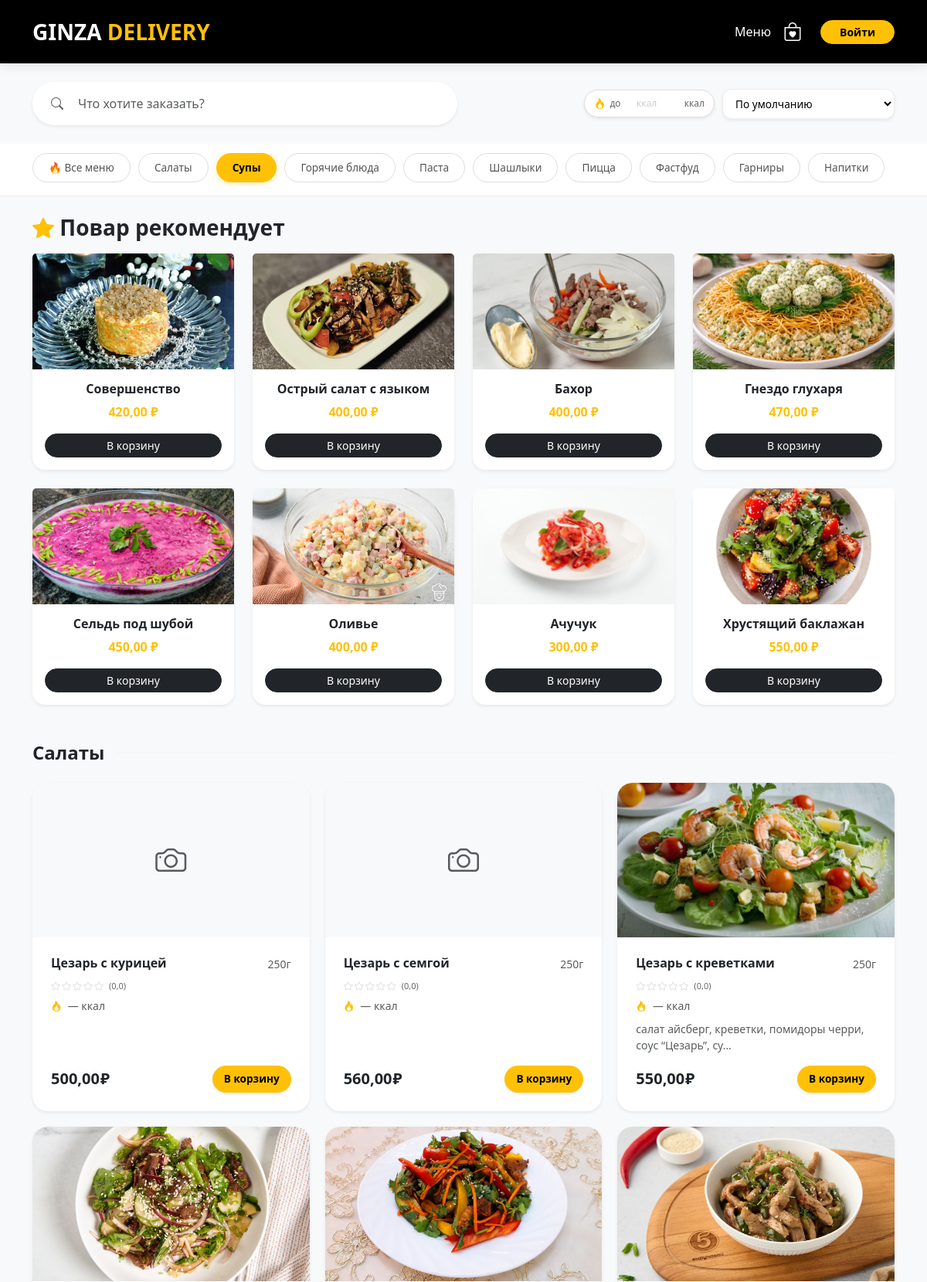
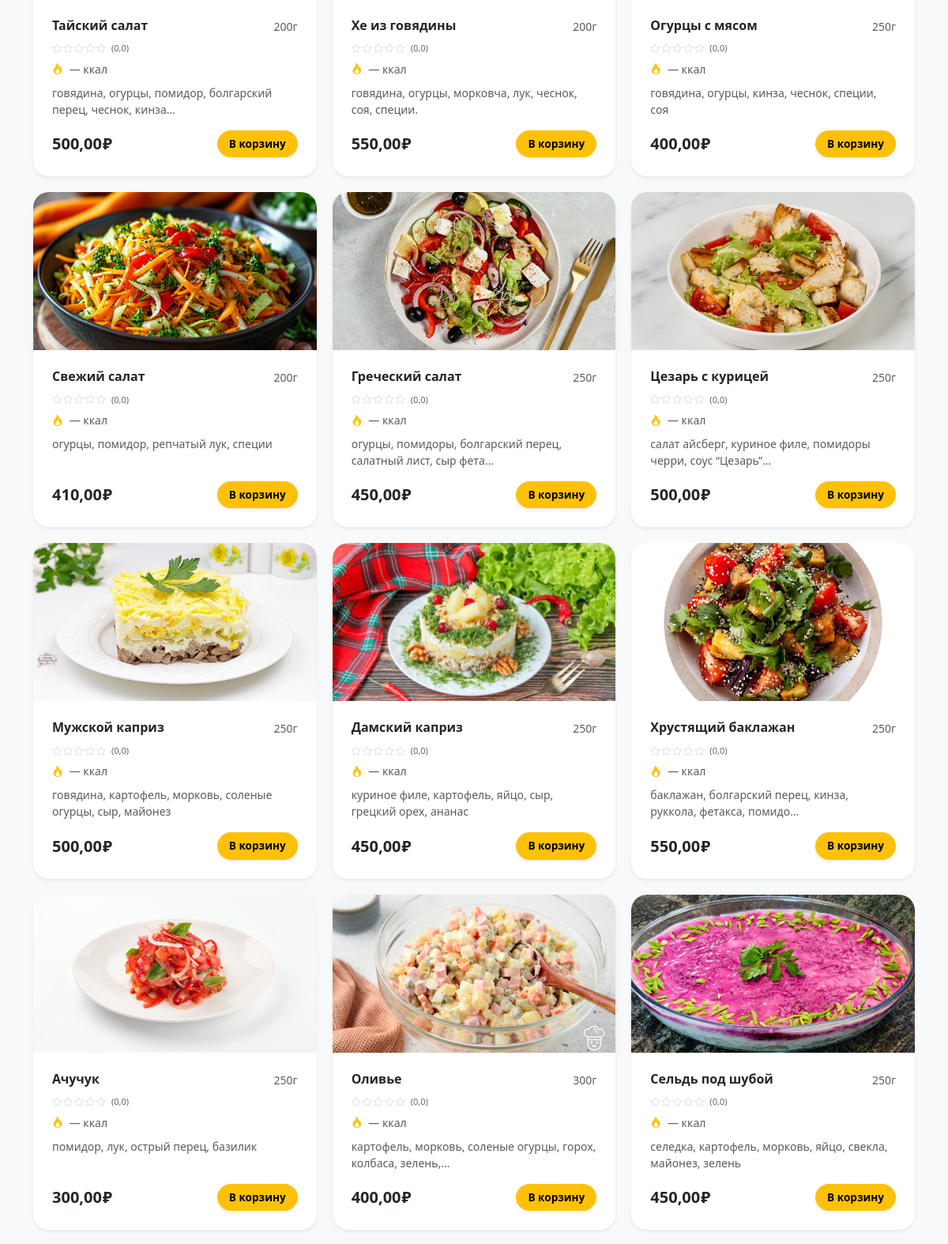
The app's page /menu/ (upper part) with its own data (2 pictures, top to bottom).
### main/models.py (models this page shows, shortened)
class Category(models.Model):
    name = models.CharField('Название категории', max_length=100)
    class Meta:
        verbose_name = 'Категория'
        verbose_name_plural = 'Категории'

class Product(models.Model):
    category = models.ForeignKey(Category, related_name='products', on_delete=models.CASCADE, verbose_name='Категория')
    name = models.CharField('Название блюда', max_length=255)
    description = models.TextField('Описание (состав)', blank=True)
    price = models.DecimalField('Цена', max_digits=10, decimal_places=2)
    weight = models.IntegerField('Вес (гр/мл)', null=True, blank=True)
    calories = models.IntegerField('Калорийность (ккал)', null=True, blank=True, default=0, validators=[MinValueValidator(0), MaxValueValidator(2000)])
    image = models.ImageField('Фото блюда', upload_to='products/', blank=True, null=True)
    is_active = models.BooleanField('В наличии', default=True)
    tags = models.ManyToManyField(Tag, blank=True, verbose_name="Теги")
    class Meta:
        verbose_name = 'Блюдо'
        verbose_name_plural = 'Блюда'
    def get_rating(self):
        reviews = self.reviews.all()
        if not reviews: return 0
        return sum(r.rating for r in reviews) / reviews.count()

### main/views.py (the view)
# urls.py: path('menu/', views.menu_view, name='menu'),
def menu_view(request):
    cart = Cart(request)
    if request.user.is_staff:
        products_filter = Product.objects.all()
    else:
        products_filter = Product.objects.filter(is_active=True)
    categories = Category.objects.prefetch_related(
        Prefetch('products', queryset=products_filter.prefetch_related('reviews'))
    ).all()
    user_favorites = []
    if request.user.is_authenticated:
        user_favorites = Favorite.objects.filter(user=request.user).values_list('product_id', flat=True)
        recommended_for_menu = get_ai_recommendations(request.user, limit=8)
    else:
        user_favorites = []
        recommended_for_menu = get_ai_recommendations(None, limit=8)   # вызываем с None
    context = {
        'categories': categories,
        'cart': cart,
        'user_favorites': user_favorites,
        'recommended_for_menu': recommended_for_menu,
        'all_products': Product.objects.all(),
    }
    return render(request, 'main/menu.html', context)

### main/cart.py (called while the page is built)
    def __len__(self):
        return sum(item['quantity'] for item in self.cart.values())

    def get_total_price(self):
        return sum(Decimal(item['price']) * item['quantity'] for item in self.cart.values())

### main/templatetags/cart_tags.py (called while the page is built)
@register.simple_tag
def get_cart_item_quantity(cart, product_id):
    if not cart:
        return 0
    p_id = str(product_id)
    if hasattr(cart, 'cart'):
        return cart.cart.get(p_id, {}).get('quantity', 0)
    return cart.get(p_id, {}).get('quantity', 0)

### main/views.py (called while the page is built, shortened)
def get_ai_recommendations(user, limit=4):
    if user is None or not user.is_authenticated:
        return Product.objects.filter(is_active=True).order_by('-id')[:limit]

### main/templates/main/menu.html (shortened to what this page needs)
{% extends 'base.html' %}
{% load cart_tags %}
{% block content %}
<div class="container mt-3 mt-md-4">
    <div class="row align-items-center g-2 g-md-3">
        <div class="col-12 col-md-6">
            <div class="search-container">
                <div class="input-group shadow-sm rounded-pill overflow-hidden">
                    <span class="input-group-text bg-white border-0 ps-3 ps-md-4">
                        <i class="bi bi-search text-muted"></i>
                    </span>
                    <input type="text" id="menuSearch" class="form-control border-0 py-2 py-md-3 ps-2" placeholder="Что хотите заказать?">
                </div>
            </div>
        </div>
        <div class="col-12 col-md-6">
            <div class="filter-row justify-content-between justify-content-md-end">
                <div class="calories-filter shadow-sm">
                    <i class="bi bi-fire"></i>
                    <span>до</span>
                    <input type="number" id="caloriesFilter" placeholder="ккал" value="" oninput="filterByCalories()" min="0" max="2000" maxlength="4" step="1">
                    <span>ккал</span>
                </div>
                <select class="sort-select shadow-sm" id="sortSelect">
                    <option value="default">По умолчанию</option>
                </select>
            </div>
        </div>
    </div>
</div>
<div class="category-nav mt-2 mt-md-4">
    <div class="container">
        <div class="filter-container" id="categoryLinks">
            <a href="#" class="filter-btn active" data-cat="all">🔥 Все меню</a>
            {% for category in categories %}
                <a href="#cat-{{ category.id }}" class="filter-btn" data-cat="{{ category.id }}">
                    {{ category.name }}
                </a>
            {% endfor %}
        </div>
    </div>
</div>
<div class="container mb-5 mt-3 mt-md-4">
    {% if recommended_for_menu %}
    <div class="ai-recommendations mb-5">
        <h3 class="fw-bold mb-3"><i class="bi bi-star-fill text-warning"></i> Повар рекомендует</h3>
        <div class="row row-cols-2 row-cols-md-4 g-4">
            {% for product in recommended_for_menu %}
            <div class="col">
                <div class="card h-100 border-0 shadow-sm rounded-4">
                    {% if product.image %}
                    <img src="{{ product.image.url }}" class="card-img-top" style="height: 150px; object-fit: cover;">
                    {% else %}
                    <div class="bg-light d-flex align-items-center justify-content-center" style="height: 150px;">
                        <i class="bi bi-camera text-muted fs-1"></i>
                    </div>
                    {% endif %}
                    <div class="card-body p-3 text-center">
                        <h6 class="fw-bold">{{ product.name }}</h6>
                        <p class="text-warning fw-bold">{{ product.price }} ₽</p>
                        <button onclick="updateCartQuantity('{{ product.id }}', 'add')" class="btn btn-sm btn-dark rounded-pill w-100">В корзину</button>
                    </div>
                </div>
            </div>
            {% endfor %}
        </div>
    </div>
    {% endif %}
    {% for category in categories %}
    <div class="category-section" id="cat-{{ category.id }}" data-category-name="{{ category.name }}">
        <div class="d-flex align-items-center mb-3 mb-md-4">
            <h2 class="fw-bold mb-0 fs-4 fs-md-3">{{ category.name }}</h2>
            <div class="ms-3 flex-grow-1 border-bottom opacity-25"></div>
        </div>
        <div class="dish-grid mb-4 mb-md-5" id="grid-{{ category.id }}">
            {% for product in category.products.all %}
                <div class="product-item"
                     data-price="{{ product.price }}"
                     data-name="{{ product.name|lower }}"
                     data-order="{{ forloop.counter }}"
                     data-rating="{{ product.get_rating|default:0 }}"
                     data-popular="{{ product.orderitem__count|default:0 }}"
                     data-calories="{{ product.calories|default:0 }}">
                    <div class="card product-card shadow-sm h-100 position-relative {% if not product.is_active %}product-inactive{% endif %}"
                        onclick="{% if product.is_active %}openProductModal('{{ product.id }}'){% endif %}">
                        <div class="card-img-container">
                            {% if product.image %}
                                <img src="{{ product.image.url }}" class="card-img-top" alt="{{ product.name }}">
                            {% else %}
                                <div class="bg-light d-flex align-items-center justify-content-center" style="height: 200px;">
                                    <i class="bi bi-camera text-muted fs-1"></i>
                                </div>
                            {% endif %}
                        </div>
                        <div class="card-body p-3 p-md-4" style="display: flex;flex-direction: column;">
                            <div class="d-flex justify-content-between align-items-start mb-1">
                                <h5 class="fw-bold product-name mb-0 fs-6 fs-md-5">{{ product.name }}</h5>
                                <span class="text-muted small ms-2">{{ product.weight }}г</span>
                            </div>
                            <div class="rating-stars">
                                {% with rating=product.get_rating|default:0 %}
                                    {% for i in "12345"|make_list %}
                                        {% if forloop.counter <= rating|floatformat:0 %}
                                            <i class="bi bi-star-fill filled"></i>
                                        {% else %}
                                            <i class="bi bi-star"></i>
                                        {% endif %}
                                    {% endfor %}
                                    <span class="rating-value">({{ rating|floatformat:1 }})</span>
                                {% endwith %}
                            </div>
                            <div class="mt-1">
                                <span class="small text-muted calories-text"><i class="bi bi-fire text-warning me-1"></i> {{ product.calories|default:"—" }} ккал</span>
                            </div>
                            <p class="text-muted small product-desc mb-2 mt-2">
                                {{ product.description|truncatechars:60 }}
                            </p>
                            <div class="d-flex justify-content-between align-items-center mt-auto pt-2">
                                <span class="fw-bold fs-5 price-text">
                                    {{ product.price }}<span class="currency-symbol">₽</span>
                                </span>
                                <div id="cart-container-{{ product.id }}" onclick="event.stopPropagation()">
                                    {% if product.is_active %}
                                        {% get_cart_item_quantity cart product.id as item_qty %}
                                        {% if item_qty > 0 %}
                                            <div class="qty-controls">
                                                <button type="button" onclick="updateCartQuantity('{{ product.id }}', 'subtract'); return false;" class="qty-btn-circle">−</button>
                                                <span class="mx-2 fw-bold">{{ item_qty }}</span>
                                                <button type="button" onclick="updateCartQuantity('{{ product.id }}', 'add'); return false;" class="qty-btn-circle">+</button>
                                            </div>
                                        {% else %}
                                            <button type="button" onclick="updateCartQuantity('{{ product.id }}', 'add'); return false;" class="btn btn-warning rounded-pill btn-add-to-cart fw-bold shadow-sm">
                                                В корзину
                                            </button>
                                        {% endif %}
                                    {% else %}
                                        <span class="badge bg-secondary rounded-pill px-2 px-md-3 py-2">⛔ Нет</span>
                                    {% endif %}
                                </div>
                            </div>
                        </div>
                    </div>
                </div>
            {% endfor %}
        </div>
    </div>
    {% endfor %}
</div>
{% endblock %}

### main/templates/base.html (style rules this page uses)
:root { --ginza-gold: #ffc107; --ginza-dark: #212529; }
body { background-color: #f8f9fa; font-family: 'Segoe UI', Roboto, Helvetica, Arial, sans-serif; }
.btn, .product-card, .order-card { transition: transform 0.2s ease, box-shadow 0.2s ease; }

### main/templates/main/menu.html (style rules this page uses)
:root { --ginza-gold: #ffc107; --ginza-dark: #1a1a1a; --radius-lg: 20px; --radius-md: 12px; }
body { background-color: #f8f9fa; }
.category-nav { position: sticky; top: 72px; z-index: 1010; background: rgba(255, 255, 255, 0.95); backdrop-filter: blur(10px); padding: 12px 0; border-bottom: 1px solid #eee; }
.filter-container { display: flex; gap: 10px; overflow-x: auto; white-space: nowrap; scrollbar-width: none; padding-bottom: 5px; scroll-behavior: smooth; -webkit-overflow-scrolling: touch; }
.filter-btn { padding: 8px 20px; border-radius: 50px; background: #fff; color: #555; text-decoration: none; transition: all 0.3s ease; border: 1px solid #ddd; font-weight: 500; font-size: 0.85rem; display: inline-block; cursor: pointer; flex-shrink: 0; }
.filter-btn.active { background: var(--ginza-gold); border-color: var(--ginza-gold); color: #000; font-weight: 700; box-shadow: 0 2px 10px rgba(255, 193, 7, 0.3); }
.dish-grid { display: grid; gap: 20px; grid-template-columns: repeat(auto-fill, minmax(280px, 1fr)); transition: all 0.3s ease; }
.price-text { display: inline-flex; align-items: baseline; gap: 1px; }
.product-card { border: none; border-radius: var(--radius-lg); transition: transform 0.3s ease, box-shadow 0.3s ease; cursor: pointer; background: #fff; height: 100%; display: flex; flex-direction: column; }
.card-img-container { position: relative; overflow: hidden; border-radius: var(--radius-lg) var(--radius-lg) 0 0; }
.card-img-top { transition: transform 0.5s ease; height: 200px; object-fit: cover; width: 100%; }
.rating-stars { display: inline-flex; gap: 2px; align-items: center; margin-top: 5px; }
.rating-stars i { font-size: 12px; color: #ddd; }
.rating-value { font-size: 11px; color: #666; margin-left: 5px; }
.btn-add-to-cart { transition: all 0.2s ease; white-space: nowrap; font-size: 0.85rem; padding: 6px 14px; }
.sort-select { border-radius: 12px; border: 1px solid #eee; padding: 8px 12px; font-size: 0.85rem; outline: none; background: white; cursor: pointer; }
.filter-row { display: flex; gap: 10px; align-items: center; flex-wrap: wrap; justify-content: flex-end; }
.calories-filter { display: flex; align-items: center; gap: 6px; background: #fff; padding: 4px 12px; border-radius: 50px; border: 1px solid #ddd; box-shadow: 0 1px 3px rgba(0,0,0,0.05); }
.calories-filter i { color: #ffc107; font-size: 14px; }
.calories-filter span { font-size: 12px; color: #666; }
.calories-filter input { width: 70px; border: none; padding: 4px 0; text-align: center; font-size: 12px; background: transparent; }
.calories-filter input::placeholder { color: #ccc; }
html { scroll-behavior: smooth; }

### records on screen
Category: name "Салаты"
Category: name "Супы"
Category: name "Горячие блюда"
Category: name "Паста"
Category: name "Шашлыки"
Category: name "Пицца"
Category: name "Фастфуд"
Category: name "Гарниры"
Category: name "Напитки"
Product: image (picture), name "Совершенство", price "420,00"
Product: image (picture), name "Острый салат с языком", price "400,00"
Product: image (picture), name "Бахор", price "400,00"
Product: image (picture), name "Гнездо глухаря", price "470,00"
Product: image (placeholder picture), name "Сельдь под шубой", price "450,00", weight "250", value "0,0", calories "—", description "селедка, картофель, морковь, яйцо, свекла, майонез, зелень"
Product: image (picture), name "Оливье", price "400,00", weight "300", value "0,0", calories "—", description "картофель, морковь, соленые огурцы, горох, колбаса, зелень,…"
Product: image (picture), name "Ачучук", price "300,00", weight "250", value "0,0", calories "—", description "помидор, лук, острый перец, базилик"
Product: image (picture), name "Хрустящий баклажан", price "550,00", weight "250", value "0,0", calories "—", description "баклажан, болгарский перец, кинза, руккола, фетакса, помидо…"
Product: name "Цезарь с курицей", weight "250", value "0,0", calories "—", price "500,00"
Product: name "Цезарь с семгой", weight "250", value "0,0", calories "—", price "560,00"
Product: image (picture), name "Цезарь с креветками", weight "250", value "0,0", calories "—", description "салат айсберг, креветки, помидоры черри, соус “Цезарь”, су…", price "550,00"
Product: image (picture), name "Тайский салат", weight "200", value "0,0", calories "—", description "говядина, огурцы, помидор, болгарский перец, чеснок, кинза…", price "500,00"
Product: image (placeholder picture), name "Хе из говядины", weight "200", value "0,0", calories "—", description "говядина, огурцы, морковча, лук, чеснок, соя, специи.", price "550,00"
Product: image (picture), name "Огурцы с мясом", weight "250", value "0,0", calories "—", description "говядина, огурцы, кинза, чеснок, специи, соя", price "400,00"
Product: image (picture), name "Свежий салат", weight "200", value "0,0", calories "—", description "огурцы, помидор, репчатый лук, специи", price "410,00"
Product: image (picture), name "Греческий салат", weight "250", value "0,0", calories "—", description "огурцы, помидоры, болгарский перец, салатный лист, сыр фета…", price "450,00"
Product: image (picture), name "Цезарь с курицей", weight "250", value "0,0", calories "—", description "салат айсберг, куриное филе, помидоры черри, соус “Цезарь”…", price "500,00"
Product: image (picture), name "Мужской каприз", weight "250", value "0,0", calories "—", description "говядина, картофель, морковь, соленые огурцы, сыр, майонез", price "500,00"
Product: image (picture), name "Дамский каприз", weight "250", value "0,0", calories "—", description "куриное филе, картофель, яйцо, сыр, грецкий орех, ананас", price "450,00"
